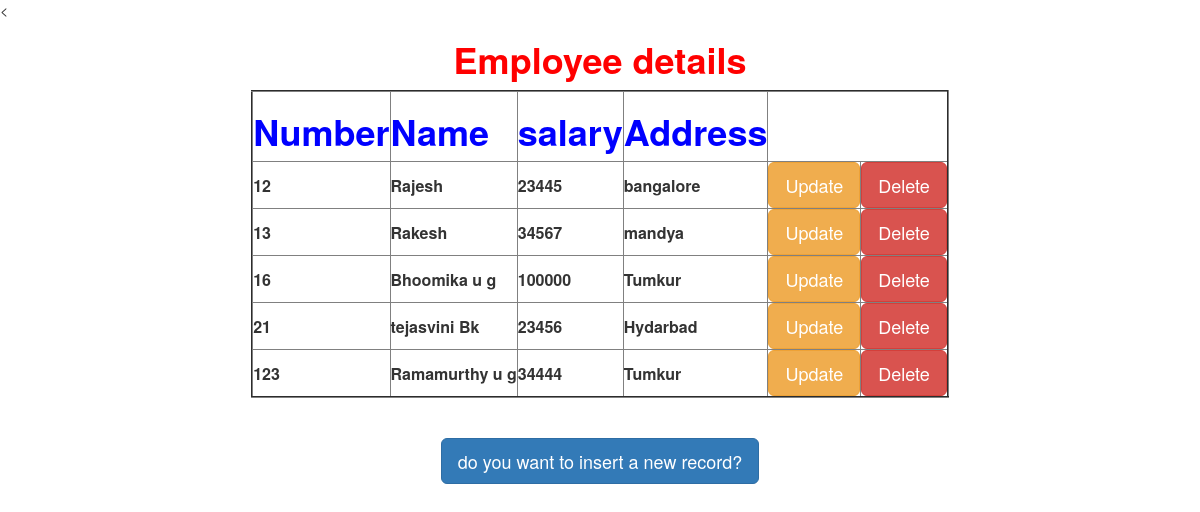
The page / on the database its author committed.
### FBVAPP/models.py (models this page shows)
class Employee(models.Model):
    eno=models.IntegerField()
    ename=models.CharField(max_length=50)
    esal=models.IntegerField()
    eaddr=models.CharField(max_length=50)

### FBVAPP/views.py (the view)
# urls.py: url(r'^$',views.display),
def display(request):
    e=Employee.objects.all().order_by('eno')
    d={"emp":e}
    return render(request,"templateapp/index.html",d)

### template/templateapp/index.html (shortened to what this page needs)
<<!DOCTYPE html>
<html lang="en" dir="ltr">
{% extends "templateapp/parent.html" %}
    {% block for_child %}
    <h1 style="color:red"> <b>Employee details </b></h1>
    <table border="2">
      <tr style="color:blue">
        <th><h1><b>Number</b></h1></th>
          <th><h1><b>Name</b></h1></th>
            <th><h1><b>salary</b></h1></th>
              <th><h1><b>Address</b></h1></th>
              </tr>
        {% for x in emp %}
        <tr>
        <td><b>{{x.eno}}</b></td>
          <td><b>{{x.ename}}</b></td>
            <td><b>{{x.esal}}</b></td>
              <td><b>{{x.eaddr}}</b></td>
              <td> <a href="/update/{{x.id}}" class="btn btn-lg btn-WARNING">Update</a></td>
              <td> <a href="/delete/{{x.id}}" class="btn btn-lg btn-Danger">Delete</a></td>
              </tr>
        {% endfor %}
      </table><br><br>
      <a href="/insert" class="btn btn-lg btn-primary ">do you want to insert a new record?</a>
  {% endblock%}

### template/templateapp/parent.html (shortened to what this page needs)
<html>
<head>
<link rel="stylesheet" href="https://maxcdn.bootstrapcdn.com/bootstrap/3.3.7/css/bootstrap.min.css">
  </head>
  <body>
    <div class="container"align="center">
      {% block for_child%}
      {% endblock %}
  </body>
</html>

### rows shown on the page
Employee: eno "12", ename "Rajesh", esal "23445", eaddr "bangalore"
Employee: eno "13", ename "Rakesh", esal "34567", eaddr "mandya"
Employee: eno "16", ename "Bhoomika u g", esal "100000", eaddr "Tumkur"
Employee: eno "21", ename "tejasvini Bk", esal "23456", eaddr "Hydarbad"
Employee: eno "123", ename "Ramamurthy u g", esal "34444", eaddr "Tumkur"
